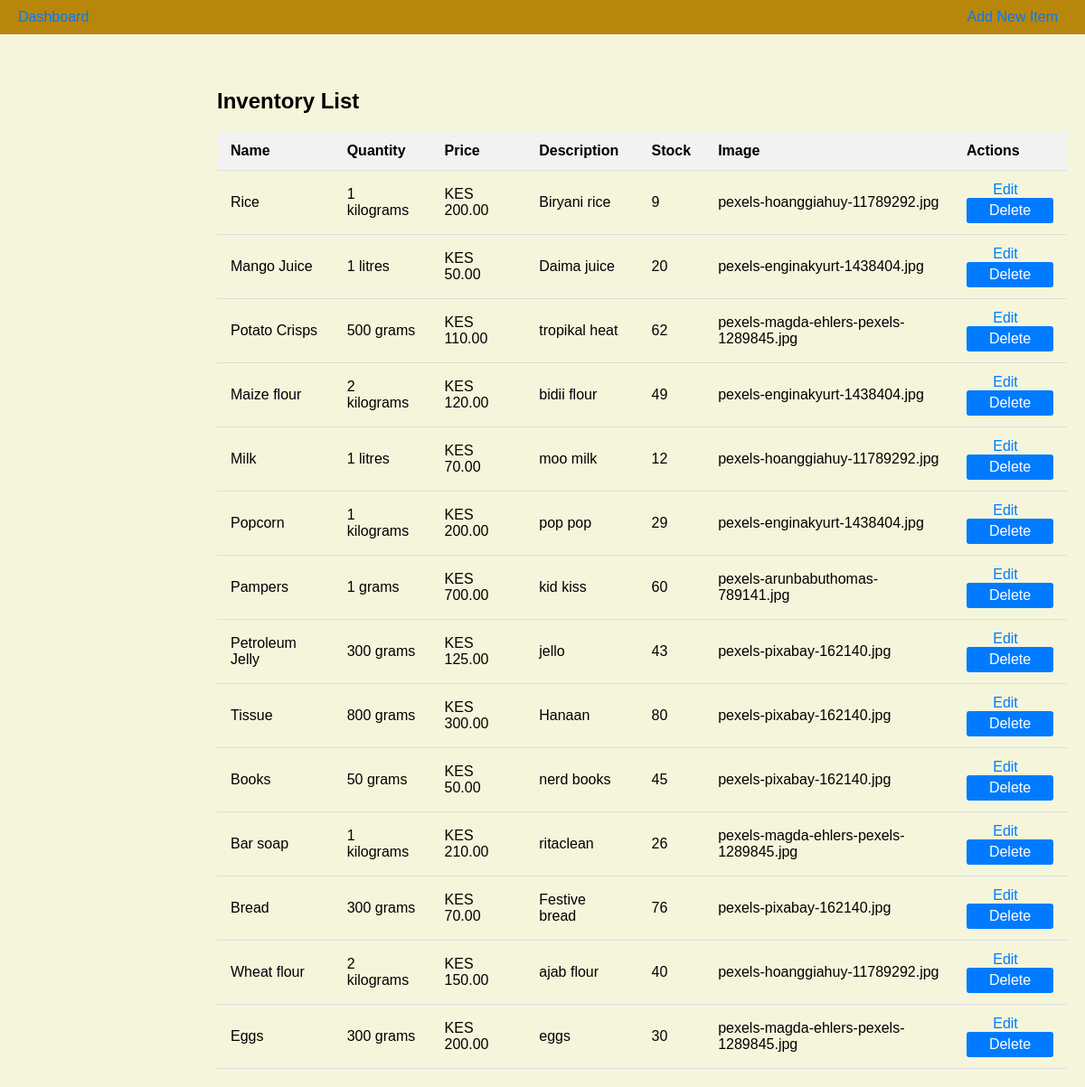
The page /inventory on the database as committed earlier.
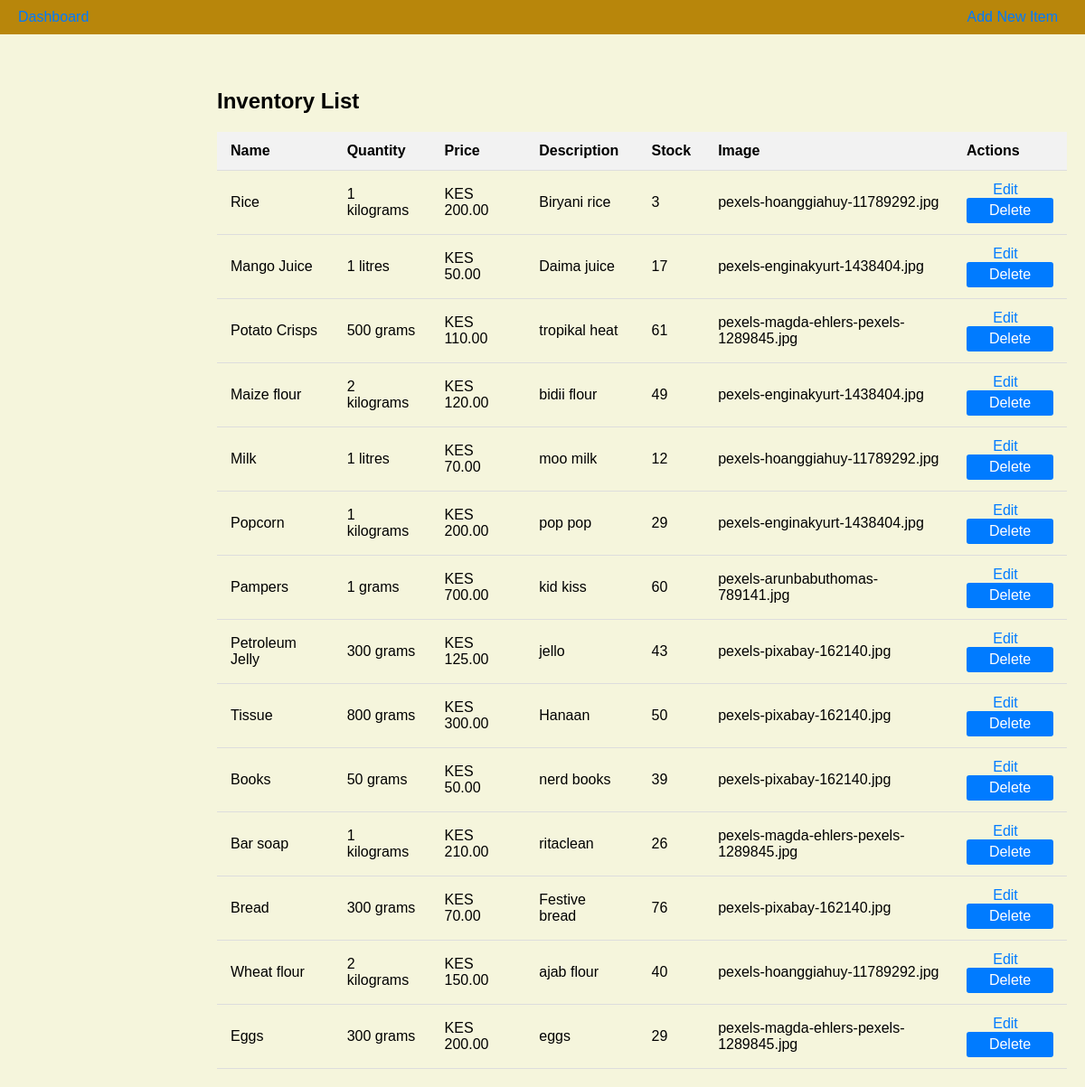
The same page on the database as committed later.
### models.py (models this page shows, shortened)
class InventoryItem(db.Model):
    __tablename__ = 'inventory_item'
    id = db.Column(db.Integer, primary_key=True)
    name = db.Column(db.String(150), nullable=False)
    quantity = db.Column(db.String(50), nullable=False)
    unit = db.Column(db.String(50), nullable=False)
    price = db.Column(db.Float, nullable=False)
    description = db.Column(db.String(255), nullable=True)
    stock = db.Column(db.Integer, default=0)
    image = db.Column(db.String(100), nullable=True)  # New field to store image filename

### app.py (the view)
@app.route('/inventory', methods=['GET'])
def inventory():
    items = InventoryItem.query.all()
    return render_template('inventory.html', items=items)

### app.py (called while the page is built)
@app.before_request
def before_request():
    if 'cart' not in session:
        session['cart'] = {}  # Initialize cart as a dictionary

@app.template_filter('currency')
def currency_format(value, currency="KES"):
    if not isinstance(value, (int, float)):
        return value  # Return the value unchanged if it's not a number
    return f"{currency} {value:,.2f}"

### templates/inventory.html (shortened to what this page needs)
<!DOCTYPE html>
<html lang="en">
<head>
    <link rel="stylesheet" href="{{ url_for('static', filename='css/style.css') }}">
</head>
<body>
    <header>
        <a href="{{ url_for('index') }}">Dashboard</a>
        <a href="{{ url_for('add_item') }}">Add New Item</a>
    </header>
    <main>
        <h2>Inventory List</h2>
        <table>
            <thead>
                <tr>
                    <th>Name</th>
                    <th>Quantity</th>
                    <th>Price</th>
                    <th>Description</th>
                    <th>Stock</th>
                    <th>Image</th>
                    <th>Actions</th>
                </tr>
            </thead>
            <tbody>
                {% for item in items %}
                <tr>
                    <td>{{ item.name }}</td>
                    <td>{{ item.quantity }} {{ item.unit }}</td>
                    <td>{{ item.price|currency }}</td>
                    <td>{{ item.description }}</td>
                    <td>{{ item.stock }}</td>
                    <td>{{ item.image }}</td>
                    <td>
                        <a href="{{ url_for('edit_item', item_id=item.id) }}">Edit</a>
                        <form action="{{ url_for('delete_item', item_id=item.id) }}" method="POST" style="display:inline;">
                            <button type="submit">Delete</button>
                        </form>
                    </td>
                </tr>
                {% endfor %}
            </tbody>
        </table>
    </main>
</body>
</html>

Rows that differ between the two databases and show on the page:
changed InventoryItem "Rice": stock "9" → "3"
changed InventoryItem "Mango Juice": stock "20" → "17"
changed InventoryItem "Potato Crisps": stock "62" → "61"
changed InventoryItem "Tissue": stock "80" → "50"
changed InventoryItem "Books": stock "45" → "39"
changed InventoryItem "Eggs": stock "30" → "29"
